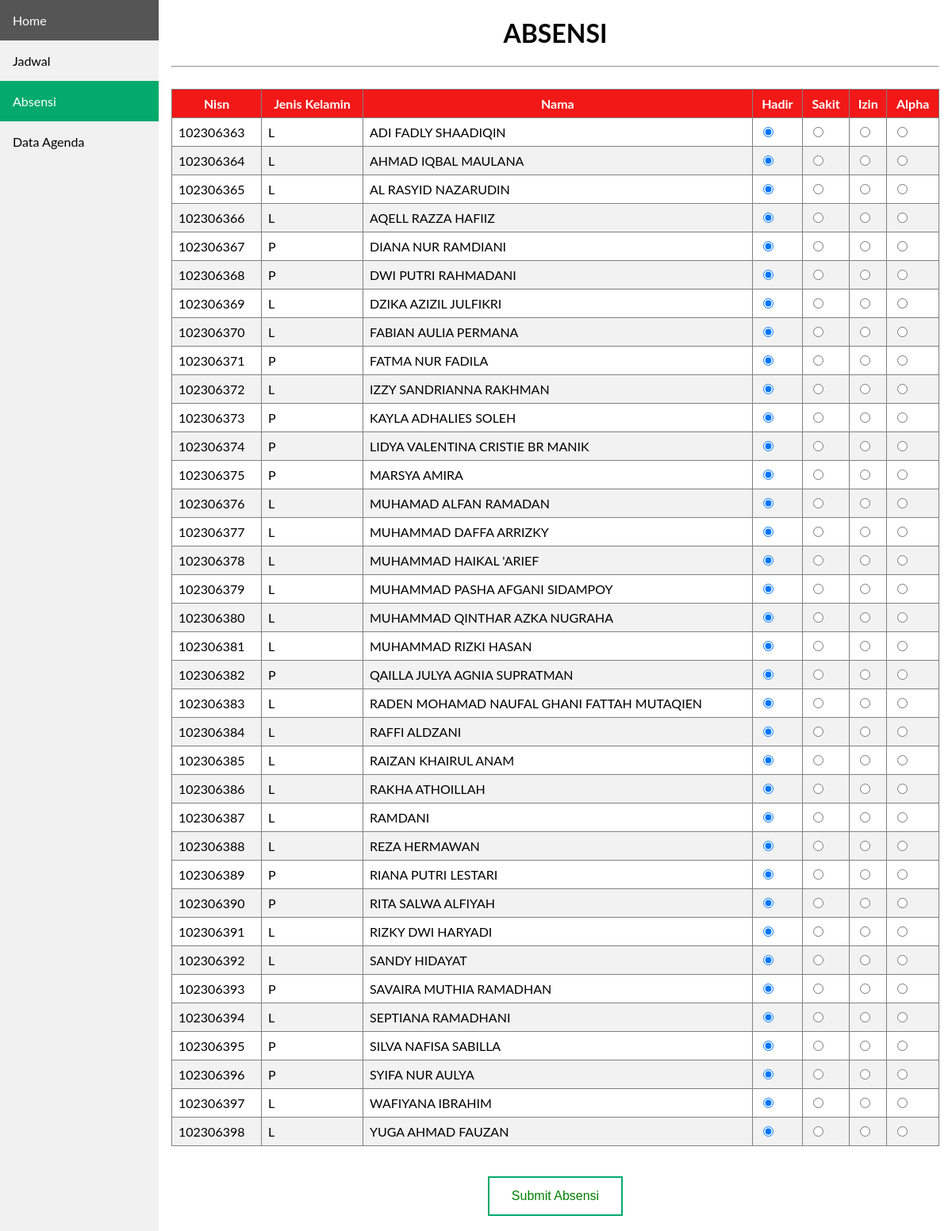
/absensi.php?id=P10001, run on the app's committed database.
### tables this page shows
CREATE TABLE `tb_siswa` (
  `nis` varchar(10) NOT NULL,
  `nama` varchar(100) NOT NULL,
  `jk` varchar(10) NOT NULL,
  `id_kelas` varchar(6) NOT NULL,
  `no_telp` varchar(15) NOT NULL
);

### absensi.php (the view, shortened to what this page needs)
<?php
include 'koneksi.php';
$kelas = $_GET['id'];
$sql = "SELECT * FROM tb_siswa WHERE id_kelas='$kelas'";
$level = mysqli_query($Conn, $sql);
?>
<!DOCTYPE html>
<html>
<head>
    <link rel="stylesheet" href="navbar.css">
</head>
<body>
    <header>
        <div class="sidebar">
            <a href="beranda.php?id=<?= $kelas ?>">Home</a>
            <a href="data_agenda.php?id=<?= $kelas ?>">Jadwal</a>
            <a class="active" href="absensi.php?id=<?= $kelas ?>">Absensi</a>
            <a href="tampil_agenda.php?id=<?= $kelas ?>">Data Agenda</a>
        </div>
    </header>
    <div class="content">
        <center>
            <h1>ABSENSI</h1><hr>
            <br>
            <center>
                <form action="proses_absensi.php" method="post">
                    <table border="1" cellspacing="0" cellpadding="10px">
                        <thead>
                            <tr>
                                <th>Nisn</th>
                                <th>Jenis Kelamin</th>
                                <th>Nama</th>
                                <th>Hadir</th>
                                <th>Sakit</th>
                                <th>Izin</th>
                                <th>Alpha</th>
                            </tr>
                        </thead>
                        <tbody>
                            <?php foreach ($level as $row) : ?>
                                <tr>
                                    <td><?= $row["nis"];?></td>
                                    <td><?= $row["jk"];?></td>
                                    <td><?= $row["nama"];?></td>
                                    <td><input type="radio" name="kehadiran[<?= $row["nis"];?>]" value="Hadir" checked></td>
                                    <td><input type="radio" name="kehadiran[<?= $row["nis"];?>]" value="Sakit"></td>
                                    <td><input type="radio" name="kehadiran[<?= $row["nis"];?>]" value="Izin"></td>
                                    <td><input type="radio" name="kehadiran[<?= $row["nis"];?>]" value="Alpha"></td>
                                </tr>
                            <?php endforeach; ?>
                        </tbody>
                    </table>
                    <br><br>
                    <button class="btn success"type="submit" name="kirim">Submit Absensi</button><br><br>
                </form>
            </center>
        </center>
    </div>
</body>
</html>

### navbar.css (style rules this page uses)
body { margin: 0; font-family: "Lato", sans-serif; }
.sidebar { margin: 0; padding: 0; width: 200px; background-color: #f1f1f1; position: fixed; height: 100%; overflow: auto; }
.sidebar a { display: block; color: black; padding: 16px; text-decoration: none; }
.sidebar a.active { background-color: #04AA6D; color: white; }
div.content { margin-left: 200px; padding: 1px 16px; height: 1000px; }

### absensi.php (style rules this page uses)
table { border-collapse: collapse; width: 100%; }
th, td { padding: 8px; }
tr:nth-child(even) { background-color: #f2f2f2 }
th { background-color: #F21818; color: white; text-align: center; }
.btn { border: 2px solid black; background-color: white; color: black; padding: 14px 28px; font-size: 16px; cursor: pointer; }
.success { border-color: #04AA6D; color: green; }

### data on the page
tb_siswa: nis "102306363", jk "L", nama "ADI FADLY SHAADIQIN"
tb_siswa: nis "102306364", jk "L", nama "AHMAD IQBAL MAULANA"
tb_siswa: nis "102306365", jk "L", nama "AL RASYID NAZARUDIN"
tb_siswa: nis "102306366", jk "L", nama "AQELL RAZZA HAFIIZ"
tb_siswa: nis "102306367", jk "P", nama "DIANA NUR RAMDIANI"
tb_siswa: nis "102306368", jk "P", nama "DWI PUTRI RAHMADANI"
tb_siswa: nis "102306369", jk "L", nama "DZIKA AZIZIL JULFIKRI"
tb_siswa: nis "102306370", jk "L", nama "FABIAN AULIA PERMANA"
tb_siswa: nis "102306371", jk "P", nama "FATMA NUR FADILA"
tb_siswa: nis "102306372", jk "L", nama "IZZY SANDRIANNA RAKHMAN"
tb_siswa: nis "102306373", jk "P", nama "KAYLA ADHALIES SOLEH"
tb_siswa: nis "102306374", jk "P", nama "LIDYA VALENTINA CRISTIE BR MANIK"
tb_siswa: nis "102306375", jk "P", nama "MARSYA AMIRA"
tb_siswa: nis "102306376", jk "L", nama "MUHAMAD ALFAN RAMADAN"
tb_siswa: nis "102306377", jk "L", nama "MUHAMMAD DAFFA ARRIZKY"
tb_siswa: nis "102306378", jk "L", nama "MUHAMMAD HAIKAL 'ARIEF"
tb_siswa: nis "102306379", jk "L", nama "MUHAMMAD PASHA AFGANI SIDAMPOY"
tb_siswa: nis "102306380", jk "L", nama "MUHAMMAD QINTHAR AZKA NUGRAHA"
tb_siswa: nis "102306381", jk "L", nama "MUHAMMAD RIZKI HASAN"
tb_siswa: nis "102306382", jk "P", nama "QAILLA JULYA AGNIA SUPRATMAN"
tb_siswa: nis "102306383", jk "L", nama "RADEN MOHAMAD NAUFAL GHANI FATTAH MUTAQIEN"
tb_siswa: nis "102306384", jk "L", nama "RAFFI ALDZANI"
tb_siswa: nis "102306385", jk "L", nama "RAIZAN KHAIRUL ANAM"
tb_siswa: nis "102306386", jk "L", nama "RAKHA ATHOILLAH"
tb_siswa: nis "102306387", jk "L", nama "RAMDANI"
tb_siswa: nis "102306388", jk "L", nama "REZA HERMAWAN"
tb_siswa: nis "102306389", jk "P", nama "RIANA PUTRI LESTARI"
tb_siswa: nis "102306390", jk "P", nama "RITA SALWA ALFIYAH"
tb_siswa: nis "102306391", jk "L", nama "RIZKY DWI HARYADI"
tb_siswa: nis "102306392", jk "L", nama "SANDY HIDAYAT"
tb_siswa: nis "102306393", jk "P", nama "SAVAIRA MUTHIA RAMADHAN"
tb_siswa: nis "102306394", jk "L", nama "SEPTIANA RAMADHANI"
tb_siswa: nis "102306395", jk "P", nama "SILVA NAFISA SABILLA"
tb_siswa: nis "102306396", jk "P", nama "SYIFA NUR AULYA"
tb_siswa: nis "102306397", jk "L", nama "WAFIYANA IBRAHIM"
tb_siswa: nis "102306398", jk "L", nama "YUGA AHMAD FAUZAN"
